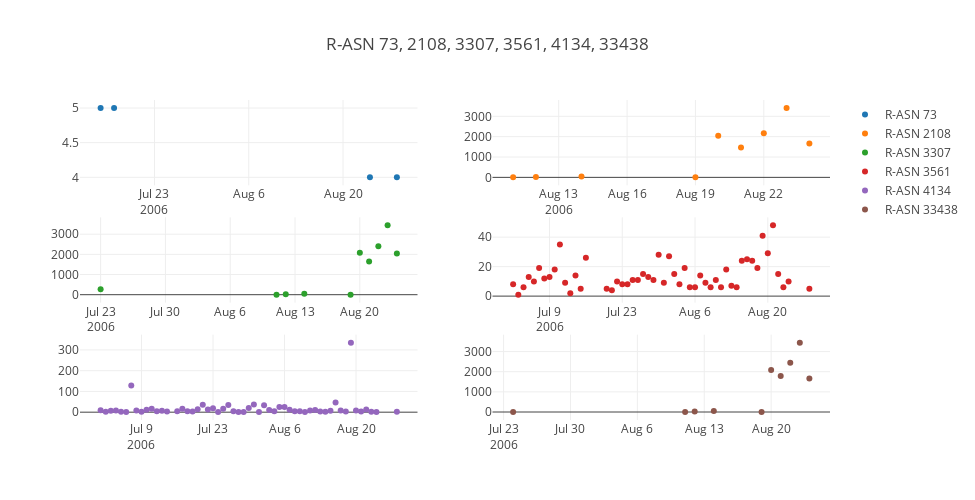

Notebook source saved alongside this figure:
### Markdown cell above
Suspicious r_asns on Aug 28: 3561, 73, and 4134. These 3 were also active on the final day of activity prior to the first shut down. How do these r_asns behave over the entire span of the timeline?

### Code cell
#[73, 2108, 3307,3561, 4134, 33438] #these 3 are the common ones. lets see if they behave as beacons

n1_73=node1df[node1df['r_asn']==73]
n1_2108=node1df[node1df['r_asn']==2108]
n1_3307=node1df[node1df['r_asn']==3307]
n1_3561=node1df[node1df['r_asn']==3561]
n1_4134=node1df[node1df['r_asn']==4134]
n1_33438=node1df[node1df['r_asn']==33438]

t0= go.Scatter(x=n1_73.date,y=n1_73.f, mode='markers',name='R-ASN 73')
t1= go.Scatter(x=n1_2108.date,y=n1_2108.f, mode='markers',name='R-ASN 2108')
t2= go.Scatter(x=n1_3307.date,y=n1_3307.f, mode='markers',name='R-ASN 3307')
t3= go.Scatter(x=n1_3561.date,y=n1_3561.f, mode='markers',name='R-ASN 3561')
t4= go.Scatter(x=n1_4134.date,y=n1_4134.f, mode='markers',name='R-ASN 4134')
t5= go.Scatter(x=n1_33438.date,y=n1_33438. f, mode='markers',name='R-ASN 33438')

fig = tools.make_subplots(rows=3,cols=2)
fig['layout'].update(height=500, width=975, title='R-ASN 73, 2108, 3307, 3561, 4134, 33438 ')
fig.append_trace(t0, 1, 1)
fig.append_trace(t1, 1, 2)
fig.append_trace(t2, 2, 1)
fig.append_trace(t3, 2, 2)
fig.append_trace(t4, 3, 1)
fig.append_trace(t5, 3, 2)
iplot(fig)

### Figure 1 — Plotly figure (JSON) as saved in the notebook; plotly's stock layout.template omitted (floating-point values rounded to 4 significant figures)
{"data": [{"mode": "markers", "name": "R-ASN 73", "type": "scatter", "x": ["2006-07-15", "2006-07-17", "2006-08-24", "2006-08-28"], "xaxis": "x1", "y": [5, 5, 4, 4], "yaxis": "y1"}, {"mode": "markers", "name": "R-ASN 2108", "type": "scatter", "x": ["2006-08-11", "2006-08-12", "2006-08-14", "2006-08-19", "2006-08-20", "2006-08-21", "2006-08-22", "2006-08-23", "2006-08-24"], "xaxis": "x2", "y": [2, 18, 45, 7, 2045, 1464, 2170, 3407, 1660], "yaxis": "y2"}, {"mode": "markers", "name": "R-ASN 3307", "type": "scatter", "x": ["2006-07-23", "2006-08-11", "2006-08-12", "2006-08-14", "2006-08-19", "2006-08-20", "2006-08-21", "2006-08-22", "2006-08-23", "2006-08-24"], "xaxis": "x3", "y": [271, 2, 17, 46, 3, 2083, 1647, 2397, 3438, 2044], "yaxis": "y3"}, {"mode": "markers", "name": "R-ASN 3561", "type": "scatter", "x": ["2006-07-02", "2006-07-03", "2006-07-04", "2006-07-05", "2006-07-06", "2006-07-07", "2006-07-08", "2006-07-09", "2006-07-10", "2006-07-11", "2006-07-12", "2006-07-13", "2006-07-14", "2006-07-15", "2006-07-16", "2006-07-20", "2006-07-21", "2006-07-22", "2006-07-23", "2006-07-24", "2006-07-25", "2006-07-26", "2006-07-27", "2006-07-28", "2006-07-29", "2006-07-30", "2006-07-31", "2006-08-01", "2006-08-02", "2006-08-03", "2006-08-04", "2006-08-05", "2006-08-06", "2006-08-07", "2006-08-08", "2006-08-09", "2006-08-10", "2006-08-11", "2006-08-12", "2006-08-13", "2006-08-14", "2006-08-15", "2006-08-16", "2006-08-17", "2006-08-18", "2006-08-19", "2006-08-20", "2006-08-21", "2006-08-22", "2006-08-23", "2006-08-24", "2006-08-28"], "xaxis": "x4", "y": [8, 1, 6, 13, 10, 19, 12, 13, 18, 35, 9, 2, 14, 5, 26, 5, 4, 10, 8, 8, 11, 11, 15, 13, 11, 28, 9, 27, 15, 8, 19, 6, 6, 14, 9, 6, 11, 6, 18, 7, 6, 24, 25, 24, 19, 41, 29, 48, 15, 6, 10, 5], "yaxis": "y4"}, {"mode": "markers", "name": "R-ASN 4134", "type": "scatter", "x": ["2006-07-01", "2006-07-02", "2006-07-03", "2006-07-04", "2006-07-05", "2006-07-06", "2006-07-07", "2006-07-08", "2006-07-09", "2006-07-10", "2006-07-11", "2006-07-12", "2006-07-13", "2006-07-14", "2006-07-16", "2006-07-17", "2006-07-18", "2006-07-19", "2006-07-20", "2006-07-21", "2006-07-22", "2006-07-23", "2006-07-24", "2006-07-25", "2006-07-26", "2006-07-27", "2006-07-28", "2006-07-29", "2006-07-30", "2006-07-31", "2006-08-01", "2006-08-02", "2006-08-03", "2006-08-04", "2006-08-05", "2006-08-06", "2006-08-07", "2006-08-08", "2006-08-09", "2006-08-10", "2006-08-11", "2006-08-12", "2006-08-13", "2006-08-14", "2006-08-15", "2006-08-16", "2006-08-17", "2006-08-18", "2006-08-19", "2006-08-20", "2006-08-21", "2006-08-22", "2006-08-23", "2006-08-24", "2006-08-28"], "xaxis": "x5", "y": [9, 2, 7, 8, 2, 1, 129, 8, 2, 12, 16, 4, 7, 3, 5, 16, 5, 3, 14, 36, 13, 19, 1, 17, 35, 5, 1, 1, 20, 37, 1, 33, 10, 4, 25, 25, 12, 5, 5, 1, 8, 10, 3, 2, 7, 47, 8, 3, 335, 8, 3, 13, 2, 1, 2], "yaxis": "y5"}, {"mode": "markers", "name": "R-ASN 33438", "type": "scatter", "x": ["2006-07-24", "2006-08-11", "2006-08-12", "2006-08-14", "2006-08-19", "2006-08-20", "2006-08-21", "2006-08-22", "2006-08-23", "2006-08-24"], "xaxis": "x6", "y": [1, 2, 20, 47, 4, 2087, 1786, 2440, 3441, 1663], "yaxis": "y6"}], "layout": {"height": 500, "title": "R-ASN 73, 2108, 3307, 3561, 4134, 33438 ", "width": 975, "xaxis1": {"anchor": "y1", "domain": [0, 0.45]}, "xaxis2": {"anchor": "y2", "domain": [0.55, 1]}, "xaxis3": {"anchor": "y3", "domain": [0, 0.45]}, "xaxis4": {"anchor": "y4", "domain": [0.55, 1]}, "xaxis5": {"anchor": "y5", "domain": [0, 0.45]}, "xaxis6": {"anchor": "y6", "domain": [0.55, 1]}, "yaxis1": {"anchor": "x1", "domain": [0.7333, 1]}, "yaxis2": {"anchor": "x2", "domain": [0.7333, 1]}, "yaxis3": {"anchor": "x3", "domain": [0.3667, 0.6333]}, "yaxis4": {"anchor": "x4", "domain": [0.3667, 0.6333]}, "yaxis5": {"anchor": "x5", "domain": [0, 0.2667]}, "yaxis6": {"anchor": "x6", "domain": [0, 0.2667]}}}
